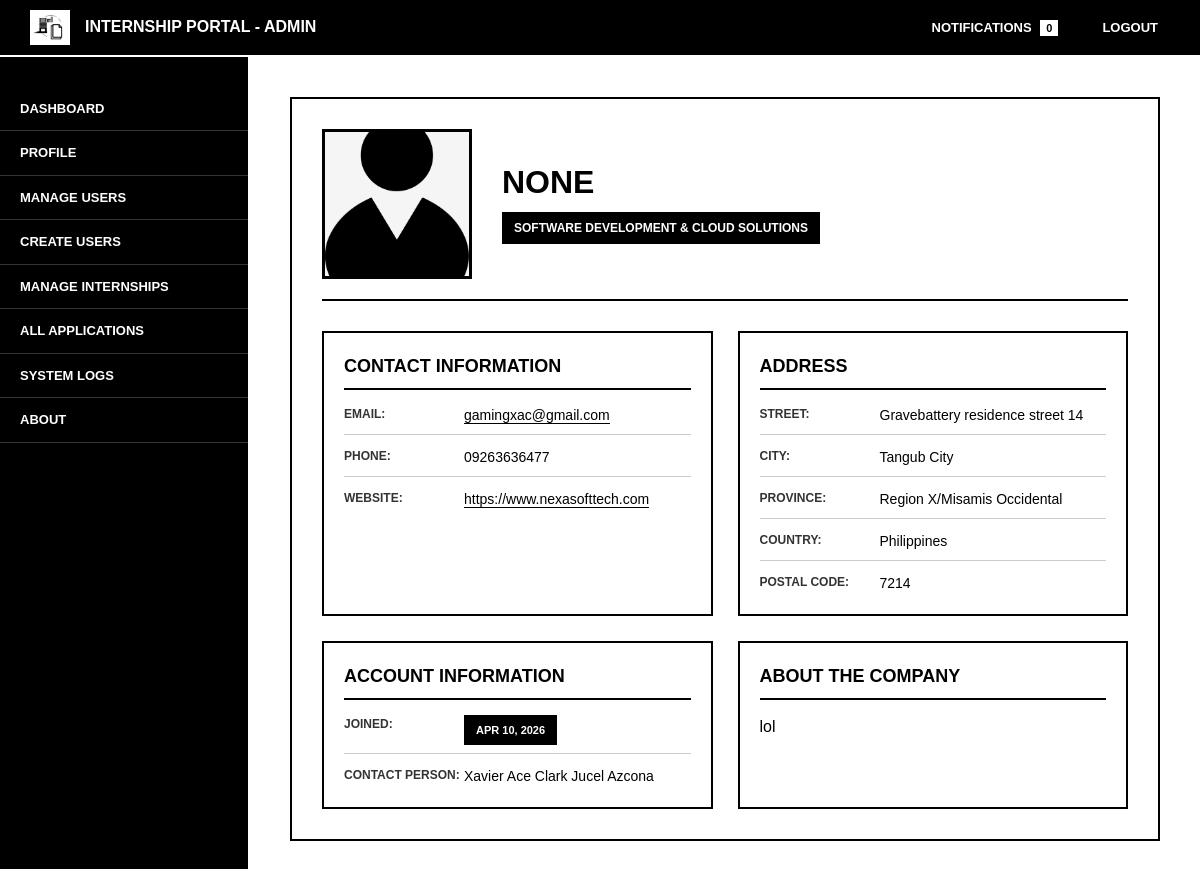
The app's page /superadmin/view_company.php?id=16 (signed in) with its own data.
### tables this page shows
CREATE TABLE `companies` (
  `company_id` int(11) NOT NULL,
  `company_name` varchar(255) NOT NULL,
  `contact_phone` varchar(50) DEFAULT NULL,
  `industry` varchar(100) DEFAULT NULL,
  `contact_person` varchar(100) DEFAULT NULL,
  `website` varchar(150) DEFAULT NULL,
  `description` text DEFAULT NULL,
  `profile_image` varchar(255) DEFAULT 'default.png',
  `contact_email` varchar(255) DEFAULT NULL,
  `created_at` timestamp NOT NULL DEFAULT current_timestamp(),
  `updated_at` timestamp NOT NULL DEFAULT current_timestamp() ON UPDATE current_timestamp()
);

CREATE TABLE `users` (
  `user_id` int(11) NOT NULL,
  `email` varchar(255) NOT NULL,
  `password_hash` varchar(255) DEFAULT NULL,
  `user_type` enum('admin','staff','intern','superadmin') NOT NULL,
  `verified` tinyint(1) DEFAULT 0,
  `created_at` timestamp NOT NULL DEFAULT current_timestamp(),
  `updated_at` timestamp NOT NULL DEFAULT current_timestamp() ON UPDATE current_timestamp(),
  `first_login` tinyint(1) DEFAULT 1,
  `reset_token` varchar(255) DEFAULT NULL,
  `token_expiry` datetime DEFAULT NULL,
  `status` enum('active','banned','suspended') DEFAULT 'active'
);

CREATE TABLE `addresses` (
  `address_id` int(11) NOT NULL,
  `entity_id` int(11) NOT NULL,
  `entity_type` enum('intern','company') NOT NULL,
  `address_type` enum('primary','mailing','billing') NOT NULL DEFAULT 'primary',
  `address_line` text DEFAULT NULL,
  `city` varchar(100) DEFAULT NULL,
  `province` varchar(100) DEFAULT NULL,
  `postal_code` varchar(20) DEFAULT NULL,
  `country` varchar(50) NOT NULL DEFAULT 'Philippines',
  `is_primary` tinyint(1) NOT NULL DEFAULT 1,
  `created_at` timestamp NOT NULL DEFAULT current_timestamp(),
  `updated_at` timestamp NOT NULL DEFAULT current_timestamp() ON UPDATE current_timestamp()
);

CREATE TABLE `staffs` (
  `staff_id` int(11) NOT NULL,
  `user_id` int(11) NOT NULL,
  `company_id` int(11) NOT NULL,
  `first_name` varchar(100) NOT NULL,
  `last_name` varchar(100) NOT NULL,
  `email` varchar(150) DEFAULT NULL,
  `contact_no` varchar(50) DEFAULT NULL,
  `position` varchar(100) DEFAULT NULL,
  `profile_image` varchar(255) DEFAULT 'default.png',
  `created_at` timestamp NOT NULL DEFAULT current_timestamp()
);

### includes/functions.php (called while the page is built, shortened)
<?php
function isSuperAdminUser($userType = null) {
    $userType = $userType ?? ($_SESSION['user_type'] ?? null);
    return $userType === 'superadmin';
}
function getAdminAreaLabel() {
    return isSuperAdminUser() ? 'Super Admin' : 'Admin';
}
?>

### superadmin/view_company.php (the view, shortened to what this page needs)
<?php
require_once '../includes/functions.php';
$panelLabel = getAdminAreaLabel();
$companyId = isset($_GET['id']) ? (int) $_GET['id'] : 0;
$stmt = $pdo->prepare("SELECT COUNT(*) FROM notifications WHERE user_id = ? AND is_read = 0");
$stmt->execute([$_SESSION['user_id']]);
$unread = $stmt->fetchColumn();
$stmt = $pdo->prepare("
    SELECT c.*, u.email, u.created_at, s.first_name, s.last_name,
           addr.address_line AS address, addr.city, addr.province, addr.postal_code, addr.country
    FROM companies c
    LEFT JOIN staffs s ON c.company_id = s.company_id
    LEFT JOIN users u ON s.user_id = u.user_id
    LEFT JOIN addresses addr
        ON addr.entity_id = c.company_id
        AND addr.entity_type = 'company'
        AND addr.is_primary = 1
    WHERE c.company_id = ?
    ORDER BY s.staff_id ASC
    LIMIT 1
");
$stmt->execute([$companyId]);
$company = $stmt->fetch();
$profile = !empty($company['profile_image'])
    ? '../assets/img/profile/' . $company['profile_image']
    : '../assets/img/profile/default.png';
?>
<!DOCTYPE html>
<html>
<head>
    <link rel="stylesheet" href="../assets/css/admin_company.css">
    <link rel="stylesheet" href="../assets/css/admincompany_view.css">
    <link rel="stylesheet" href="../assets/css/responsive.css">
</head>
<body>
<div class="topnav">
    <div class="logo-section">
        <img src="../assets/img/logo.png" alt="Logo">
        <h4>Internship Portal - <?= htmlspecialchars($panelLabel) ?></h4>
    </div>
    <div class="topnav-right">
        <a href="notifications.php">
            Notifications <span class="badge"><?= $unread ?></span>
        </a>
        <a href="../logout.php">Logout</a>
    </div>
</div>
<div class="wrapper">
    <div class="sidebar">
        <a href="index.php">Dashboard</a>
        <a href="profile.php">Profile</a>
        <a href="manage_users.php">Manage Users</a>
        <a href="create_users.php">Create Users</a>
        <a href="manage_internships.php">Manage Internships</a>
        <a href="applications.php">All Applications</a>
        <a href="system_logs.php">System Logs</a>
        <a href="about.php">About</a>
    </div>
    <div class="main-content">
        <div class="profile-container">
            <div class="profile-header">
                <div class="profile-image-section">
                    <img src="<?= htmlspecialchars($profile) ?>" alt="Company Logo" class="profile-image">
                </div>
                <div class="company-title-section">
                    <h1 class="company-name-large"><?= htmlspecialchars($company['company_name']) ?></h1>
                    <div class="company-meta">
                        <?php if (!empty($company['industry'])): ?>
                            <span class="meta-item"><?= htmlspecialchars($company['industry']) ?></span>
                        <?php endif; ?>
                    </div>
                </div>
            </div>
            <div class="profile-grid">
                <div class="profile-section">
                    <h3>Contact Information</h3>
                    <div class="detail-row">
                        <span class="detail-label">Email:</span>
                        <span class="detail-value">
                            <a href="mailto:<?= htmlspecialchars($company['contact_email'] ?: ($company['email'] ?? '')) ?>" class="website-link">
                                <?= htmlspecialchars($company['contact_email'] ?: ($company['email'] ?? 'Not provided')) ?>
                            </a>
                        </span>
                    </div>
                    <div class="detail-row">
                        <span class="detail-label">Phone:</span>
                        <span class="detail-value"><?= htmlspecialchars($company['contact_phone'] ?? 'Not provided') ?></span>
                    </div>
                    <div class="detail-row">
                        <span class="detail-label">Website:</span>
                        <span class="detail-value">
                            <?php if (!empty($company['website'])): ?>
                                <a href="<?= htmlspecialchars($company['website']) ?>" target="_blank" class="website-link">
                                    <?= htmlspecialchars($company['website']) ?>
                                </a>
                            <?php else: ?>
                                Not provided
                            <?php endif; ?>
                        </span>
                    </div>
                </div>
                <div class="profile-section">
                    <h3>Address</h3>
                    <div class="detail-row">
                        <span class="detail-label">Street:</span>
                        <span class="detail-value"><?= htmlspecialchars($company['address'] ?? 'Not provided') ?></span>
                    </div>
                    <div class="detail-row">
                        <span class="detail-label">City:</span>
                        <span class="detail-value"><?= htmlspecialchars($company['city'] ?? 'Not provided') ?></span>
                    </div>
                    <div class="detail-row">
                        <span class="detail-label">Province:</span>
                        <span class="detail-value"><?= htmlspecialchars($company['province'] ?? 'Not provided') ?></span>
                    </div>
                    <div class="detail-row">
                        <span class="detail-label">Country:</span>
                        <span class="detail-value"><?= htmlspecialchars($company['country'] ?? 'Not provided') ?></span>
                    </div>
                    <?php if (!empty($company['postal_code'])): ?>
                        <div class="detail-row">
                            <span class="detail-label">Postal Code:</span>
                            <span class="detail-value"><?= htmlspecialchars($company['postal_code']) ?></span>
                        </div>
                    <?php endif; ?>
                </div>
                <div class="profile-section">
                    <h3>Account Information</h3>
                    <div class="detail-row">
                        <span class="detail-label">Joined:</span>
                        <span class="detail-value">
                            <span class="joined-badge"><?= date('M d, Y', strtotime($company['created_at'])) ?></span>
                        </span>
                    </div>
                    <div class="detail-row">
                        <span class="detail-label">Contact Person:</span>
                        <span class="detail-value"><?= htmlspecialchars(trim(($company['first_name'] ?? '') . ' ' . ($company['last_name'] ?? '')) ?: ($company['contact_person'] ?? 'Not specified')) ?></span>
                    </div>
                </div>
                <?php if (!empty($company['description'])): ?>
                    <div class="profile-section">
                        <h3>About the Company</h3>
                        <div class="description-box">
                            <?= nl2br(htmlspecialchars($company['description'])) ?>
                        </div>
                    </div>
                <?php endif; ?>
            </div>
        </div>
    </div>
</div>
</body>
</html>

### assets/css/admin_company.css (style rules this page uses)
* { margin: 0; padding: 0; box-sizing: border-box; }
body { font-family: Arial, Helvetica, sans-serif; background-color: #ffffff; color: #000000; line-height: 1.5; min-height: 100vh; }
.topnav { background-color: #000000; color: #ffffff; padding: 10px 30px; display: flex; justify-content: space-between; align-items: center; border-bottom: 2px solid #ffffff; }
.logo-section { display: flex; align-items: center; gap: 15px; }
.logo-section img { max-width: 40px; height: auto; border: 2px solid #ffffff; }
.logo-section h4 { font-size: 16px; font-weight: bold; text-transform: uppercase; color: #ffffff; }
.topnav-right { display: flex; gap: 20px; }
.topnav-right a { color: #ffffff; text-decoration: none; font-size: 13px; font-weight: bold; text-transform: uppercase; padding: 5px 10px; border: 2px solid transparent; transition: all 0.3s ease; }
.badge { background-color: #ffffff; color: #000000; padding: 2px 6px; font-size: 11px; font-weight: bold; margin-left: 5px; }
.wrapper { display: flex; min-height: calc(100vh - 60px); }
.sidebar { width: 250px; background-color: #000000; color: #ffffff; padding: 30px 0; border-right: 2px solid #ffffff; flex-shrink: 0; }
.sidebar a { display: block; color: #ffffff; text-decoration: none; padding: 12px 20px; border-bottom: 1px solid #333333; text-transform: uppercase; font-size: 13px; font-weight: bold; transition: all 0.3s ease; }
.main-content { flex: 1; padding: 40px; background-color: #ffffff; overflow-y: auto; max-height: calc(100vh - 60px); }

### assets/css/responsive.css (style rules this page uses)
html { -webkit-text-size-adjust: 100%; }
body { width: 100%; max-width: 100%; overflow-x: hidden; }
img, video, canvas, iframe, embed, object { display: block; max-width: 100%; height: auto; }
.wrapper, .content, .main-content, .container, .row, .col, .col-md-6, .details-grid, .cards, .stats-cards, .search-section, .page-header, .action-buttons, .action-buttons-large, .summary-body, .summary-header, .status-actions, .form-group, .profile-grid, .table-container, .table-section, .details-card, .form-container { min-width: 0; }
.content, .main-content, .container, .details-card, .form-container, .profile-image-container, .summary-card, .table-container, .table-section, .description-box, .modal-content, .modal-body { max-width: 100%; }
.table-container, .table-section, .description-box, .content, .main-content, .container { overflow-wrap: break-word; }

### records on screen
companies: profile_image (placeholder picture), company_name "NONE", industry "SOFTWARE DEVELOPMENT & CLOUD SOLUTIONS", users.email "gamingxac@gmail.com", contact_phone "09263636477", website "https://www.nexasofttech.com", addresses.address_line "Gravebattery residence street 14", addresses.city "Tangub City", addresses.province "Region X/Misamis Occidental", addresses.country "Philippines", addresses.postal_code "7214", users.created_at "APR 10, 2026", staffs.first_name+last_name "Xavier Ace Clark Jucel Azcona", description "lol"

### other values on screen
$panelLabel "ADMIN"
$unread "0"
